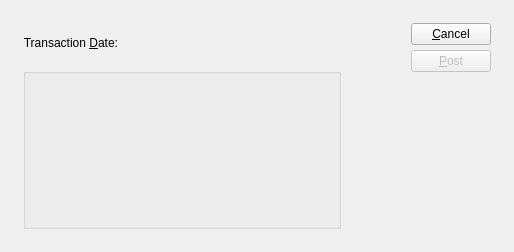
<?xml version="1.0" encoding="UTF-8"?>
<ui version="4.0">
 <comment>This file is part of the xTuple ERP: PostBooks Edition, a free and
open source Enterprise Resource Planning software suite,
Copyright (c) 1999-2011 by OpenMFG LLC, d/b/a xTuple.
It is licensed to you under the Common Public Attribution License
version 1.0, the full text of which (including xTuple-specific Exhibits)
is available at www.xtuple.com/CPAL.  By using this software, you agree
to be bound by its terms.</comment>
 <class>returnWoMaterialBatch</class>
 <widget class="QDialog" name="returnWoMaterialBatch">
  <property name="geometry">
   <rect>
    <x>0</x>
    <y>0</y>
    <width>514</width>
    <height>252</height>
   </rect>
  </property>
  <property name="windowTitle">
   <string>Return Work Order Material Batch</string>
  </property>
  <layout class="QGridLayout" name="gridLayout_3">
   <item row="0" column="0">
    <layout class="QGridLayout" name="gridLayout_2">
     <property name="margin">
      <number>12</number>
     </property>
     <property name="spacing">
      <number>12</number>
     </property>
     <item row="0" column="0">
      <layout class="QVBoxLayout" name="verticalLayout">
       <item>
        <layout class="QHBoxLayout" name="horizontalLayout">
         <item>
          <widget class="QLabel" name="_transDateLit">
           <property name="text">
            <string>Transaction &amp;Date:</string>
           </property>
           <property name="alignment">
            <set>Qt::AlignRight|Qt::AlignTrailing|Qt::AlignVCenter</set>
           </property>
           <property name="buddy">
            <cstring>_transDate</cstring>
           </property>
          </widget>
         </item>
         <item>
          <widget class="DLineEdit" name="_transDate">
           <property name="sizePolicy">
            <sizepolicy hsizetype="Preferred" vsizetype="Fixed">
             <horstretch>0</horstretch>
             <verstretch>0</verstretch>
            </sizepolicy>
           </property>
          </widget>
         </item>
         <item>
          <spacer>
           <property name="orientation">
            <enum>Qt::Horizontal</enum>
           </property>
           <property name="sizeType">
            <enum>QSizePolicy::Expanding</enum>
           </property>
           <property name="sizeHint" stdset="0">
            <size>
             <width>20</width>
             <height>20</height>
            </size>
           </property>
          </spacer>
         </item>
        </layout>
       </item>
       <item>
        <widget class="QGroupBox" name="_woGroup">
         <property name="title">
          <string/>
         </property>
         <layout class="QGridLayout" name="gridLayout">
          <item row="0" column="0">
           <widget class="WoCluster" name="_wo">
            <property name="sizePolicy">
             <sizepolicy hsizetype="Fixed" vsizetype="Fixed">
              <horstretch>0</horstretch>
              <verstretch>0</verstretch>
             </sizepolicy>
            </property>
            <property name="minimumSize">
             <size>
              <width>290</width>
              <height>130</height>
             </size>
            </property>
            <property name="focusPolicy">
             <enum>Qt::StrongFocus</enum>
            </property>
           </widget>
          </item>
         </layout>
        </widget>
       </item>
      </layout>
     </item>
     <item row="0" column="1">
      <layout class="QHBoxLayout">
       <property name="spacing">
        <number>0</number>
       </property>
       <item>
        <spacer>
         <property name="orientation">
          <enum>Qt::Horizontal</enum>
         </property>
         <property name="sizeType">
          <enum>QSizePolicy::Expanding</enum>
         </property>
         <property name="sizeHint" stdset="0">
          <size>
           <width>20</width>
           <height>20</height>
          </size>
         </property>
        </spacer>
       </item>
       <item>
        <layout class="QVBoxLayout">
         <property name="spacing">
          <number>5</number>
         </property>
         <item>
          <widget class="QPushButton" name="_close">
           <property name="text">
            <string>&amp;Cancel</string>
           </property>
          </widget>
         </item>
         <item>
          <widget class="QPushButton" name="_return">
           <property name="enabled">
            <bool>false</bool>
           </property>
           <property name="text">
            <string>&amp;Post</string>
           </property>
           <property name="default">
            <bool>true</bool>
           </property>
          </widget>
         </item>
         <item>
          <spacer>
           <property name="orientation">
            <enum>Qt::Vertical</enum>
           </property>
           <property name="sizeType">
            <enum>QSizePolicy::Expanding</enum>
           </property>
           <property name="sizeHint" stdset="0">
            <size>
             <width>20</width>
             <height>20</height>
            </size>
           </property>
          </spacer>
         </item>
        </layout>
       </item>
      </layout>
     </item>
    </layout>
   </item>
  </layout>
 </widget>
 <layoutdefault spacing="6" margin="11"/>
 <pixmapfunction>qPixmapFromMimeSource</pixmapfunction>
 <customwidgets>
  <customwidget>
   <class>DLineEdit</class>
   <extends>QWidget</extends>
   <header>datecluster.h</header>
  </customwidget>
  <customwidget>
   <class>WoCluster</class>
   <extends>QWidget</extends>
   <header>wocluster.h</header>
  </customwidget>
 </customwidgets>
 <tabstops>
  <tabstop>_transDate</tabstop>
  <tabstop>_wo</tabstop>
  <tabstop>_return</tabstop>
  <tabstop>_close</tabstop>
 </tabstops>
 <includes>
  <include location="global">parameter.h</include>
 </includes>
 <resources/>
 <connections>
  <connection>
   <sender>_wo</sender>
   <signal>valid(bool)</signal>
   <receiver>_return</receiver>
   <slot>setEnabled(bool)</slot>
   <hints>
    <hint type="sourcelabel">
     <x>20</x>
     <y>20</y>
    </hint>
    <hint type="destinationlabel">
     <x>20</x>
     <y>20</y>
    </hint>
   </hints>
  </connection>
  <connection>
   <sender>_close</sender>
   <signal>clicked()</signal>
   <receiver>returnWoMaterialBatch</receiver>
   <slot>reject()</slot>
   <hints>
    <hint type="sourcelabel">
     <x>20</x>
     <y>20</y>
    </hint>
    <hint type="destinationlabel">
     <x>20</x>
     <y>20</y>
    </hint>
   </hints>
  </connection>
 </connections>
</ui>
